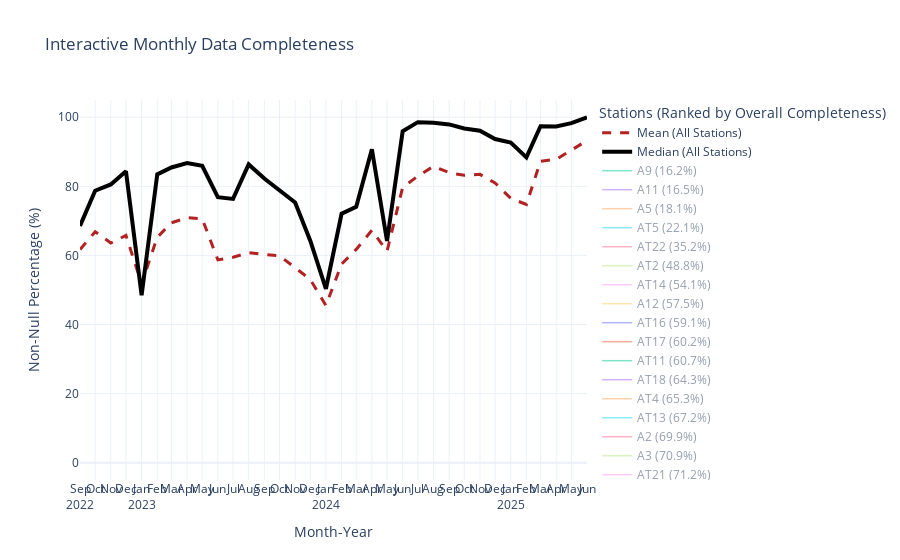

Here is the notebook cell this chart was saved with:
### Code cell
# Remove invalid stations
# Plot overall data completeness of stations per month

total_params = ['Ozone','Nitrogen dioxide', 'Sulphur dioxide', 'Particulate matter 10', 'Particulate matter 2.5', 'Temperature', 'Pressure', 'Relative humidity', 'Wind direction', 'Wind speed']

# Can remove
missing_params = {
    'Ozone': [4],
    'Particulate matter 2.5': [1,3,4,5],
    'Pressure':[3,4],
    'Wind direction': [i for i in range(6,28)], # No airthings for wind
    'Wind speed': [i for i in range(6,28)]
}

def plot_completeness(cleaned_data):
    df_processed = cleaned_data.copy()
    unique_stations = all_stations_df[['name', 'id']]

    # Collect overall completeness of each station
    station_overall_completeness = {}
    for _, station_row in unique_stations.iterrows():
        station_name = station_row['name']
        station_id = station_row['id']
        # Determine the parameters this station collects
        params_collected = [p for p in total_params 
                            if p not in missing_params or station_id not in missing_params.get(p, [])]
        # Filter the df for only the current station's data
        station_data = df_processed[df_processed['name'] == station_name]
        total_expected = len(station_data) * len(params_collected)
        # Calculate the total number of non-null measurements
        total_actual = station_data[params_collected].notnull().sum().sum()
        completeness_pct = (total_actual / total_expected) * 100
        station_overall_completeness[station_name] = completeness_pct
    # Convert to a Series and sort it to get the ranked order
    ranked_stations = pd.Series(station_overall_completeness).sort_values()

    # Calculate the monthly percentages of non-null values
    station_expected_counts = {}
    total_param_count = len(total_params)
    for _, station_row in unique_stations.iterrows():
        num_missing = sum(1 for param, missing_ids in missing_params.items() 
                          if param in total_params and station_row['id'] in missing_ids)
        station_expected_counts[station_row['name']] = total_param_count - num_missing
    df_processed['expected_param_count'] = df_processed['name'].map(station_expected_counts)
    df_processed['expected_param_count'] = df_processed['expected_param_count'].fillna(total_param_count)
    non_null_actuals = df_processed[total_params].notnull().sum(axis=1)
    df_processed['non_null_percentage'] = 100 * (non_null_actuals / df_processed['expected_param_count']).replace([np.inf, -np.inf], 0)
    df_processed['month_year'] = df_processed['time'].dt.to_period('M')
    monthly_station_completeness = df_processed.groupby(['month_year', 'name'], observed=True)['non_null_percentage'].mean().reset_index()
    pivot_df = monthly_station_completeness.pivot(index='month_year', columns='name', values='non_null_percentage')
    pivot_df.index = pivot_df.index.astype(str)
    monthly_median = pivot_df.median(axis=1)
    monthly_mean = pivot_df.mean(axis=1)

    # Plot figure
    fig = go.Figure()
    # Add mean and median lines
    fig.add_trace(go.Scatter(
        x=monthly_mean.index, y=monthly_mean.values, name='Mean (All Stations)',
        mode='lines', line=dict(color='firebrick', width=3, dash='dash'), hoverinfo='x+y'
    ))
    fig.add_trace(go.Scatter(
        x=monthly_median.index, y=monthly_median.values, name='Median (All Stations)',
        mode='lines', line=dict(color='black', width=4), hoverinfo='x+y'
    ))
    # Add individual station lines IN RANKED ORDER
    for station_name, overall_pct in ranked_stations.items():
        if station_name in pivot_df.columns:
            fig.add_trace(go.Scatter(
                x=pivot_df.index, y=pivot_df[station_name],
                name=f"{station_name} ({overall_pct:.1f}%)", # New ranked & labeled name
                mode='lines', line=dict(width=1.5),
                visible='legendonly', # Hidden by default
                hoverinfo='x+y+name'
            ))
    # Customize layout
    fig.update_layout(
        title_text='Interactive Monthly Data Completeness',
        xaxis_title='Month-Year',
        yaxis_title='Non-Null Percentage (%)',
        yaxis_range=[-5, 105],
        legend_title_text='Stations (Ranked by Overall Completeness)',
        hovermode='x unified',
        template='plotly_white',
        xaxis=dict(
            dtick="M1",  
            tickformat="%b\n%Y",  
            tickangle=0  
        )
    )
    fig.show()

# Remove identified stations from cleaned_data
invalid_stations = [6,8,10,16,20,32,36,38]
#old_invalid_stations = [7,9,19,27,32,36,38]
mask = ~cleaned_data['id'].isin(invalid_stations)
processed_data = cleaned_data[mask].copy()


plot_completeness(processed_data)



# Save to csv
processed_data.to_csv(r'C:\Users\Austin\Documents\DATABANK\Masters\Thesis\Code\final_method\processed_data.csv', index=False)
